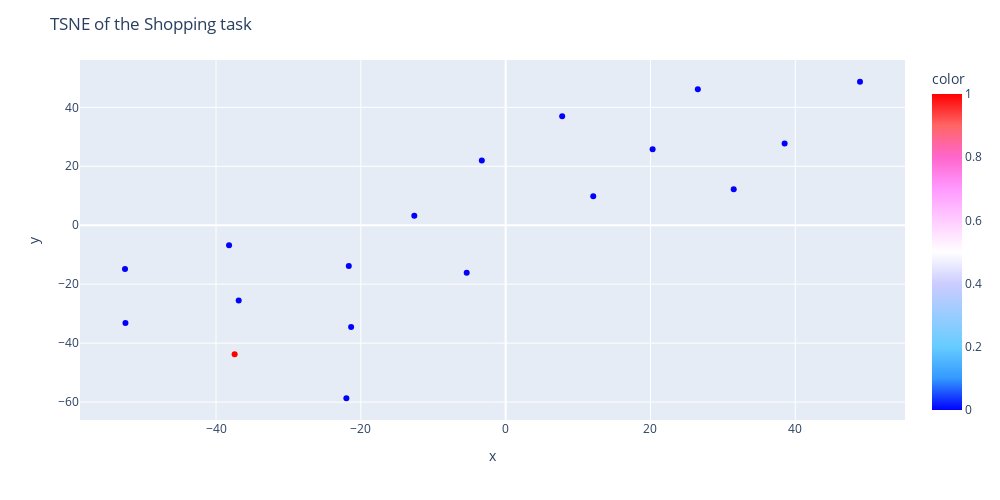

Notebook code for this chart:
### Code cell
#Test tsne with 2 components
tsne = TSNE(n_components=2, random_state=0, init='pca', perplexity=10, learning_rate='auto', n_iter=1000, verbose=1)
tsne_obj = tsne.fit_transform(data_LayTableTask[['total_time','time_holding','right_hand_grab_time','left_hand_grab_time', 'num_errors','correct_objects']])
tsne_obj = pandas.DataFrame(tsne_obj, columns=['x','y'])
fig = px.scatter(tsne_obj, x='x', y='y', color=data_LayTableTask['type'], hover_data=[data_LayTableTask['task_id']], color_continuous_scale='Picnic')
fig.update_layout(title='TSNE of the Shopping task')
fig.update_layout(width=1000, height=500)
fig.show()

### Figure 1 — Plotly figure (JSON) as saved in the notebook; plotly's stock layout.template omitted (floating-point values rounded to 4 significant figures)
{"data": [{"customdata": [[2], [5], [8], [12], [16], [22], [30], [33], [37], [39], [42], [45], [48], [52], [55], [58], [61], [68]], "hovertemplate": "x=%{x}<br>y=%{y}<br>hover_data_0=%{customdata[0]}<br>color=%{marker.color}<extra></extra>", "legendgroup": "", "marker": {"color": [0, 0, 0, 0, 0, 0, 0, 0, 0, 0, 0, 0, 0, 0, 0, 0, 0, 1], "coloraxis": "coloraxis", "symbol": "circle"}, "mode": "markers", "name": "", "orientation": "v", "showlegend": false, "type": "scatter", "x": [48.94, 12.1, 26.54, -5.38, -52.51, -12.62, 31.5, -3.294, -52.57, -38.2, -21.67, 7.804, -21.34, -22.0, -36.87, 38.53, 20.29, -37.43], "xaxis": "x", "y": [48.69, 9.858, 46.12, -16.09, -33.16, 3.253, 12.21, 21.96, -14.84, -6.793, -13.87, 36.96, -34.5, -58.7, -25.53, 27.74, 25.76, -43.75], "yaxis": "y"}], "layout": {"coloraxis": {"colorbar": {"title": {"text": "color"}}, "colorscale": [[0, "rgb(0,0,255)"], [0.1, "rgb(51,153,255)"], [0.2, "rgb(102,204,255)"], [0.3, "rgb(153,204,255)"], [0.4, "rgb(204,204,255)"], [0.5, "rgb(255,255,255)"], [0.6, "rgb(255,204,255)"], [0.7, "rgb(255,153,255)"], [0.8, "rgb(255,102,204)"], [0.9, "rgb(255,102,102)"], [1, "rgb(255,0,0)"]]}, "height": 500, "legend": {"tracegroupgap": 0}, "margin": {"t": 60}, "title": {"text": "TSNE of the Shopping task"}, "width": 1000, "xaxis": {"anchor": "y", "domain": [0, 1], "title": {"text": "x"}}, "yaxis": {"anchor": "x", "domain": [0, 1], "title": {"text": "y"}}}}
